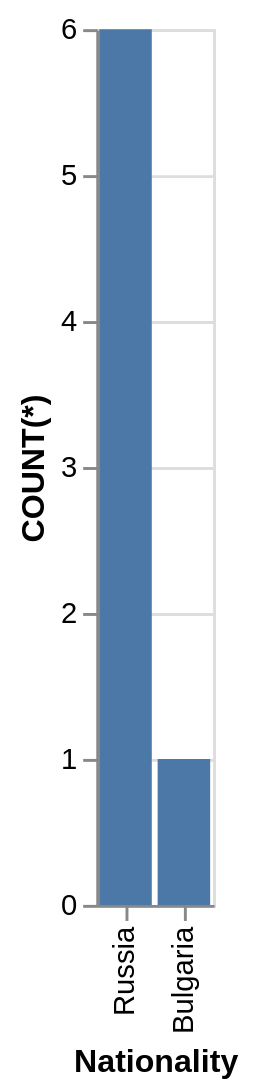

Specify this chart in Vega-Lite:
### Vega-Lite specification from a JSON file in a GitHub repository (floating-point values rounded to 4 significant figures)
{"data": {"values": [{"x_data": "Bulgaria", "y_data": 1}, {"x_data": "Russia", "y_data": 6}]}, "mark": "bar", "encoding": {"x": {"field": "x_data", "type": "nominal", "title": "Nationality", "sort": {"op": "sum", "field": "y_data", "order": "descending"}}, "y": {"field": "y_data", "type": "quantitative", "title": "COUNT(*)"}}}
